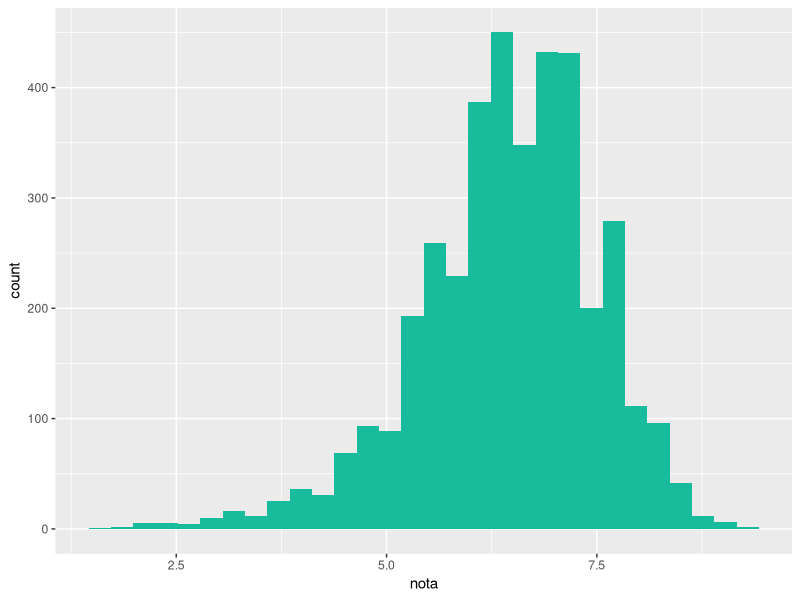
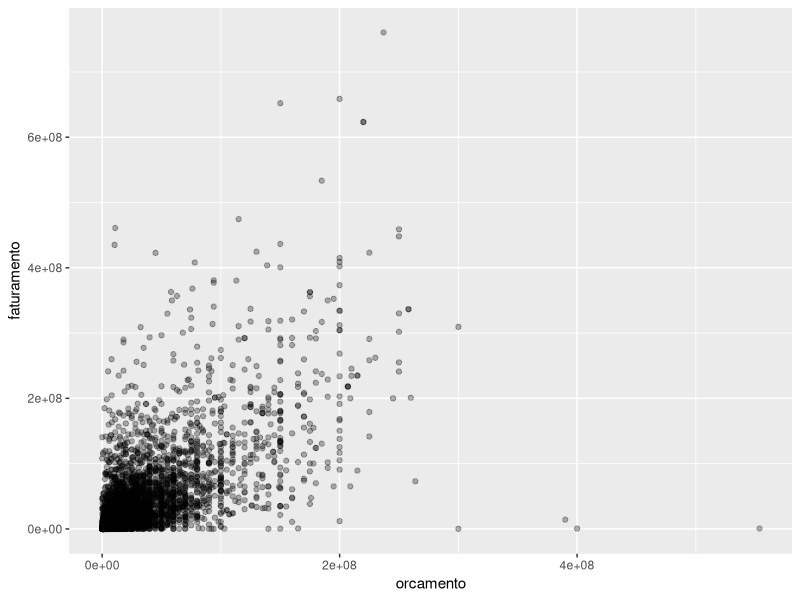
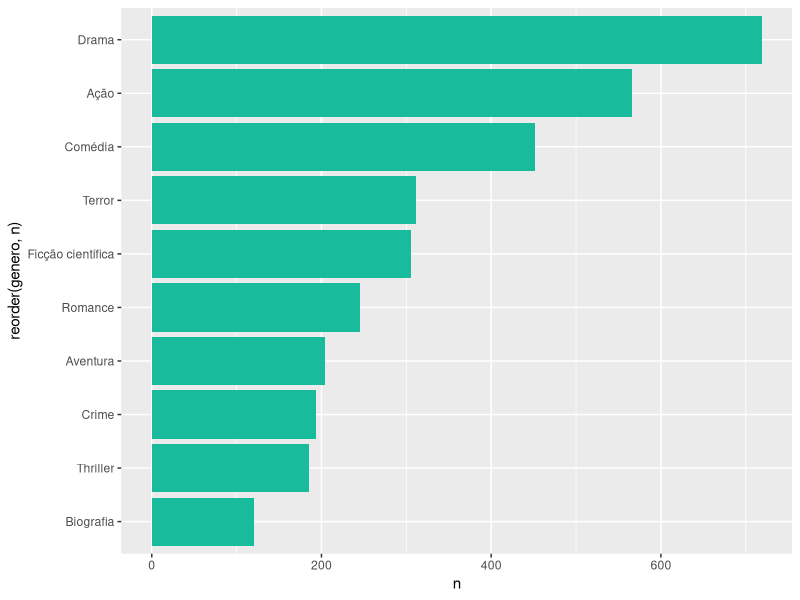
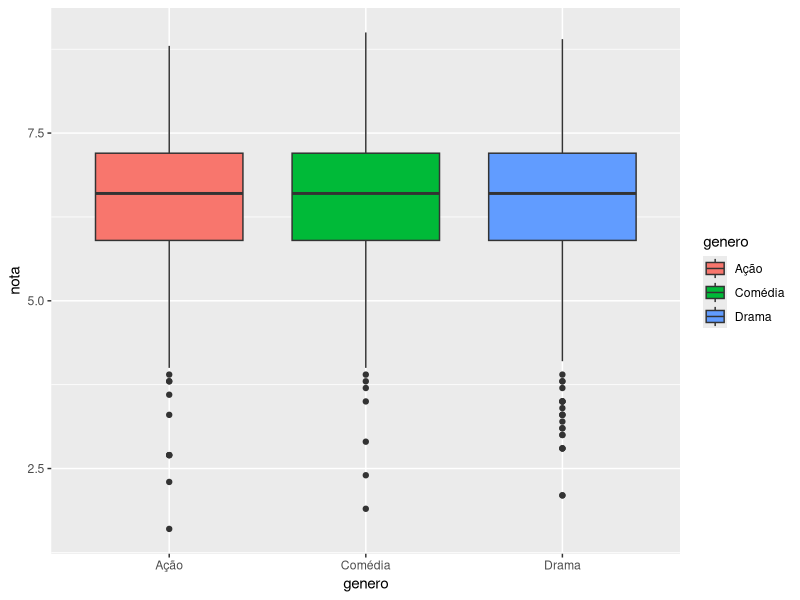

These figures' R source, in order:
## ---- chunk 1
library(readr)
library(dplyr)
library(ggplot2)
filmes <- read_csv2("../data/filmes_imdb.csv")
inv_florestal <- read_csv("../data/inv_florestal.csv")
parcelas <- read_csv("../data/parcelas.csv")
## ---- chunk 2
# Demonstração: o pipe encadeia operações
filmes %>% 
  filter(ano > 2000) %>% 
  arrange(desc(nota))
## ---- chunk 3
# Filmes com nota ≥ 8.5
filmes %>% filter(nota >= 8.5)

# Ação OU Comédia
filmes %>% filter(genero %in% c("Ação", "Comédia"))
## ---- chunk 4
filmes %>% select(titulo, ano, nota)

filmes %>% 
  mutate(
    lucro = faturamento - orcamento,
    lucro_milhoes = lucro / 1000000
  ) %>% 
  arrange(desc(lucro)) %>% 
  select(titulo, lucro_milhoes) %>% 
  head(5)
## ---- chunk 5
# Nota média por gênero
filmes %>% 
  group_by(genero) %>% 
  summarise(nota_media = mean(nota), n = n()) %>% 
  arrange(desc(nota_media))
## ---- chunk 6
filmes %>% count(genero, sort = TRUE)
## ---- chunk 7
# Histograma
filmes %>% ggplot(aes(x = nota)) + geom_histogram(bins = 30, fill = "#18BC9C")

# Dispersão
filmes %>% ggplot(aes(x = orcamento, y = faturamento)) + geom_point(alpha = 0.3)

# Barras — top 10 gêneros
filmes %>% count(genero, sort = TRUE) %>% head(10) %>% 
  ggplot(aes(x = reorder(genero, n), y = n)) + geom_col(fill = "#18BC9C") + coord_flip()

# Boxplot
filmes %>% filter(genero %in% c("Ação", "Drama", "Comédia")) %>% 
  ggplot(aes(x = genero, y = nota, fill = genero)) + geom_boxplot()
